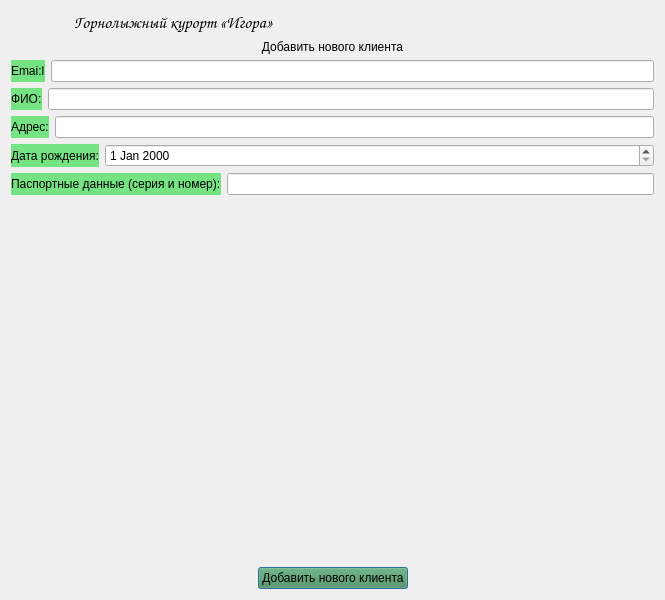
<?xml version="1.0" encoding="UTF-8"?>
<ui version="4.0">
 <class>Dialog</class>
 <widget class="QDialog" name="Dialog">
  <property name="geometry">
   <rect>
    <x>0</x>
    <y>0</y>
    <width>665</width>
    <height>600</height>
   </rect>
  </property>
  <property name="windowTitle">
   <string>Dialog</string>
  </property>
  <layout class="QVBoxLayout" name="verticalLayout">
   <item>
    <layout class="QHBoxLayout" name="horizontalLayout_2" stretch="0,2,0,2">
     <property name="leftMargin">
      <number>12</number>
     </property>
     <property name="rightMargin">
      <number>0</number>
     </property>
     <item>
      <widget class="QLabel" name="logo">
       <property name="maximumSize">
        <size>
         <width>80</width>
         <height>80</height>
        </size>
       </property>
       <property name="text">
        <string/>
       </property>
       <property name="pixmap">
        <pixmap>img/logo_mini.png</pixmap>
       </property>
      </widget>
     </item>
     <item>
      <widget class="QLabel" name="label">
       <property name="minimumSize">
        <size>
         <width>0</width>
         <height>0</height>
        </size>
       </property>
       <property name="font">
        <font>
         <family>Comic Sans MS</family>
         <pointsize>13</pointsize>
        </font>
       </property>
       <property name="text">
        <string>Горнолыжный курорт «Игора»    </string>
       </property>
       <property name="alignment">
        <set>Qt::AlignCenter</set>
       </property>
      </widget>
     </item>
     <item>
      <spacer name="horizontalSpacer">
       <property name="orientation">
        <enum>Qt::Horizontal</enum>
       </property>
       <property name="sizeHint" stdset="0">
        <size>
         <width>40</width>
         <height>20</height>
        </size>
       </property>
      </spacer>
     </item>
     <item>
      <spacer name="horizontalSpacer_6">
       <property name="orientation">
        <enum>Qt::Horizontal</enum>
       </property>
       <property name="sizeHint" stdset="0">
        <size>
         <width>40</width>
         <height>20</height>
        </size>
       </property>
      </spacer>
     </item>
    </layout>
   </item>
   <item>
    <layout class="QVBoxLayout" name="verticalLayout_2">
     <item>
      <widget class="QLabel" name="label_2">
       <property name="styleSheet">
        <string notr="true">font: 11pt &quot;Comic Sans MS&quot;;</string>
       </property>
       <property name="text">
        <string>Добавить нового клиента</string>
       </property>
       <property name="alignment">
        <set>Qt::AlignCenter</set>
       </property>
      </widget>
     </item>
     <item>
      <layout class="QVBoxLayout" name="verticalLayout_5">
       <item>
        <layout class="QHBoxLayout" name="horizontalLayout_4">
         <item>
          <widget class="QLabel" name="label_5">
           <property name="styleSheet">
            <string notr="true">background-color: rgb(118, 227, 131);
font: 9pt &quot;Comic Sans MS&quot;;</string>
           </property>
           <property name="text">
            <string>Emai:l</string>
           </property>
          </widget>
         </item>
         <item>
          <widget class="QLineEdit" name="edit_email"/>
         </item>
        </layout>
       </item>
       <item>
        <layout class="QHBoxLayout" name="horizontalLayout_20" stretch="0,100">
         <item>
          <widget class="QLabel" name="label_3">
           <property name="styleSheet">
            <string notr="true">background-color: rgb(118, 227, 131);
font: 9pt &quot;Comic Sans MS&quot;;</string>
           </property>
           <property name="text">
            <string>ФИО:</string>
           </property>
          </widget>
         </item>
         <item>
          <widget class="QLineEdit" name="edit_fio"/>
         </item>
        </layout>
       </item>
       <item>
        <layout class="QHBoxLayout" name="horizontalLayout_19" stretch="0,0">
         <item>
          <widget class="QLabel" name="label_18">
           <property name="styleSheet">
            <string notr="true">background-color: rgb(118, 227, 131);
font: 9pt &quot;Comic Sans MS&quot;;</string>
           </property>
           <property name="text">
            <string>Адрес:</string>
           </property>
          </widget>
         </item>
         <item>
          <widget class="QLineEdit" name="edit_address"/>
         </item>
        </layout>
       </item>
       <item>
        <layout class="QHBoxLayout" name="horizontalLayout_5" stretch="0,100">
         <property name="spacing">
          <number>6</number>
         </property>
         <item>
          <widget class="QLabel" name="label_7">
           <property name="styleSheet">
            <string notr="true">background-color: rgb(118, 227, 131);
font: 9pt &quot;Comic Sans MS&quot;;</string>
           </property>
           <property name="text">
            <string>Дата рождения:</string>
           </property>
          </widget>
         </item>
         <item>
          <widget class="QDateEdit" name="date_birth"/>
         </item>
        </layout>
       </item>
       <item>
        <layout class="QHBoxLayout" name="horizontalLayout">
         <item>
          <widget class="QLabel" name="label_4">
           <property name="styleSheet">
            <string notr="true">background-color: rgb(118, 227, 131);
font: 9pt &quot;Comic Sans MS&quot;;</string>
           </property>
           <property name="text">
            <string>Паспортные данные (серия и номер):</string>
           </property>
          </widget>
         </item>
         <item>
          <widget class="QLineEdit" name="edit_passport"/>
         </item>
        </layout>
       </item>
      </layout>
     </item>
     <item>
      <spacer name="verticalSpacer">
       <property name="orientation">
        <enum>Qt::Vertical</enum>
       </property>
       <property name="sizeHint" stdset="0">
        <size>
         <width>20</width>
         <height>40</height>
        </size>
       </property>
      </spacer>
     </item>
     <item>
      <layout class="QHBoxLayout" name="horizontalLayout_3">
       <item>
        <spacer name="horizontalSpacer_2">
         <property name="orientation">
          <enum>Qt::Horizontal</enum>
         </property>
         <property name="sizeHint" stdset="0">
          <size>
           <width>40</width>
           <height>20</height>
          </size>
         </property>
        </spacer>
       </item>
       <item>
        <widget class="QPushButton" name="btn_add_client">
         <property name="styleSheet">
          <string notr="true">background-color: rgb(73, 140, 81);
font: 9pt &quot;Comic Sans MS&quot;;</string>
         </property>
         <property name="text">
          <string>Добавить нового клиента</string>
         </property>
        </widget>
       </item>
       <item>
        <spacer name="horizontalSpacer_3">
         <property name="orientation">
          <enum>Qt::Horizontal</enum>
         </property>
         <property name="sizeHint" stdset="0">
          <size>
           <width>40</width>
           <height>20</height>
          </size>
         </property>
        </spacer>
       </item>
      </layout>
     </item>
    </layout>
   </item>
  </layout>
 </widget>
 <resources/>
 <connections/>
</ui>
